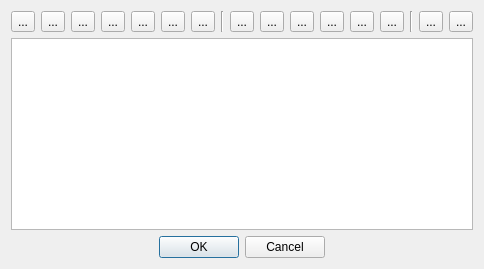
<?xml version="1.0" encoding="UTF-8"?>
<ui version="4.0">
 <class>Dialog</class>
 <widget class="QDialog" name="Dialog">
  <property name="windowModality">
   <enum>Qt::WindowModal</enum>
  </property>
  <property name="geometry">
   <rect>
    <x>0</x>
    <y>0</y>
    <width>585</width>
    <height>379</height>
   </rect>
  </property>
  <property name="windowTitle">
   <string>galaxymsbt -- Super Mario Galaxy 2 MSBT Editor</string>
  </property>
  <property name="locale">
   <locale language="English" country="UnitedStates"/>
  </property>
  <layout class="QGridLayout" name="gridLayout">
   <property name="sizeConstraint">
    <enum>QLayout::SetFixedSize</enum>
   </property>
   <item row="0" column="0">
    <widget class="QWidget" name="widget_2" native="true">
     <layout class="QHBoxLayout" name="horizontalLayout">
      <property name="leftMargin">
       <number>0</number>
      </property>
      <property name="topMargin">
       <number>0</number>
      </property>
      <property name="rightMargin">
       <number>0</number>
      </property>
      <property name="bottomMargin">
       <number>0</number>
      </property>
      <item>
       <widget class="QToolButton" name="buttonTagPageBreak">
        <property name="toolTip">
         <string>Opens a new page for the dialogue to be printed on.</string>
        </property>
        <property name="text">
         <string>...</string>
        </property>
        <property name="icon">
         <iconset>
          <normaloff>tag_page_break.png</normaloff>tag_page_break.png</iconset>
        </property>
        <property name="iconSize">
         <size>
          <width>24</width>
          <height>24</height>
         </size>
        </property>
       </widget>
      </item>
      <item>
       <widget class="QToolButton" name="buttonTagTextSize">
        <property name="toolTip">
         <string>Sets the text size.</string>
        </property>
        <property name="text">
         <string>...</string>
        </property>
        <property name="icon">
         <iconset>
          <normaloff>tag_text_size.png</normaloff>tag_text_size.png</iconset>
        </property>
        <property name="iconSize">
         <size>
          <width>24</width>
          <height>24</height>
         </size>
        </property>
       </widget>
      </item>
      <item>
       <widget class="QToolButton" name="buttonTagTextColor">
        <property name="toolTip">
         <string>Sets the text color.</string>
        </property>
        <property name="text">
         <string>...</string>
        </property>
        <property name="icon">
         <iconset>
          <normaloff>tag_text_color.png</normaloff>tag_text_color.png</iconset>
        </property>
        <property name="iconSize">
         <size>
          <width>24</width>
          <height>24</height>
         </size>
        </property>
       </widget>
      </item>
      <item>
       <widget class="QToolButton" name="buttonTagResetColor">
        <property name="toolTip">
         <string>Resets the text color to the default one.</string>
        </property>
        <property name="text">
         <string>...</string>
        </property>
        <property name="icon">
         <iconset>
          <normaloff>tag_reset_color.png</normaloff>tag_reset_color.png</iconset>
        </property>
        <property name="iconSize">
         <size>
          <width>24</width>
          <height>24</height>
         </size>
        </property>
       </widget>
      </item>
      <item>
       <widget class="QToolButton" name="buttonTagNumberFont">
        <property name="toolTip">
         <string>Uses NumberFont.brfnt to display the encapsulated text.</string>
        </property>
        <property name="text">
         <string>...</string>
        </property>
        <property name="icon">
         <iconset>
          <normaloff>tag_number_font.png</normaloff>tag_number_font.png</iconset>
        </property>
        <property name="iconSize">
         <size>
          <width>24</width>
          <height>24</height>
         </size>
        </property>
       </widget>
      </item>
      <item>
       <widget class="QToolButton" name="buttonTagYCenter">
        <property name="toolTip">
         <string>Aligns the text vertically.</string>
        </property>
        <property name="text">
         <string>...</string>
        </property>
        <property name="icon">
         <iconset>
          <normaloff>tag_page_offset.png</normaloff>tag_page_offset.png</iconset>
        </property>
        <property name="iconSize">
         <size>
          <width>24</width>
          <height>24</height>
         </size>
        </property>
       </widget>
      </item>
      <item>
       <widget class="QToolButton" name="buttonTagXCenter">
        <property name="toolTip">
         <string>Aligns the text horizontally.</string>
        </property>
        <property name="text">
         <string>...</string>
        </property>
        <property name="icon">
         <iconset>
          <normaloff>tag_page_center.png</normaloff>tag_page_center.png</iconset>
        </property>
        <property name="iconSize">
         <size>
          <width>24</width>
          <height>24</height>
         </size>
        </property>
       </widget>
      </item>
      <item>
       <widget class="Line" name="line_2">
        <property name="orientation">
         <enum>Qt::Vertical</enum>
        </property>
       </widget>
      </item>
      <item>
       <widget class="QToolButton" name="buttonTagRuby">
        <property name="toolTip">
         <string>Adds text with an annotative gloss above it.</string>
        </property>
        <property name="text">
         <string>...</string>
        </property>
        <property name="icon">
         <iconset>
          <normaloff>tag_ruby.png</normaloff>tag_ruby.png</iconset>
        </property>
        <property name="iconSize">
         <size>
          <width>24</width>
          <height>24</height>
         </size>
        </property>
       </widget>
      </item>
      <item>
       <widget class="QToolButton" name="buttonTagPicture">
        <property name="toolTip">
         <string>Displays a special icon image.</string>
        </property>
        <property name="text">
         <string>...</string>
        </property>
        <property name="icon">
         <iconset>
          <normaloff>tag_picture.png</normaloff>tag_picture.png</iconset>
        </property>
        <property name="iconSize">
         <size>
          <width>24</width>
          <height>24</height>
         </size>
        </property>
       </widget>
      </item>
      <item>
       <widget class="QToolButton" name="buttonTagSound">
        <property name="toolTip">
         <string>&lt;html&gt;&lt;head/&gt;&lt;body&gt;&lt;p&gt;Plays a sound effect.&lt;/p&gt;&lt;p&gt;The sound's name may have to be added to the Galaxy's UseResource file.&lt;/p&gt;&lt;/body&gt;&lt;/html&gt;</string>
        </property>
        <property name="text">
         <string>...</string>
        </property>
        <property name="icon">
         <iconset>
          <normaloff>tag_sound.png</normaloff>tag_sound.png</iconset>
        </property>
        <property name="iconSize">
         <size>
          <width>24</width>
          <height>24</height>
         </size>
        </property>
       </widget>
      </item>
      <item>
       <widget class="QToolButton" name="buttonTagPlayer">
        <property name="toolTip">
         <string>Displays the name of the current character (Mario or Luigi).</string>
        </property>
        <property name="text">
         <string>...</string>
        </property>
        <property name="icon">
         <iconset>
          <normaloff>tag_player.png</normaloff>tag_player.png</iconset>
        </property>
        <property name="iconSize">
         <size>
          <width>24</width>
          <height>24</height>
         </size>
        </property>
       </widget>
      </item>
      <item>
       <widget class="QToolButton" name="buttonTagRaceTime">
        <property name="toolTip">
         <string>Displays the time for a specific race event.</string>
        </property>
        <property name="text">
         <string>...</string>
        </property>
        <property name="icon">
         <iconset>
          <normaloff>tag_race_time.png</normaloff>tag_race_time.png</iconset>
        </property>
        <property name="iconSize">
         <size>
          <width>24</width>
          <height>24</height>
         </size>
        </property>
       </widget>
      </item>
      <item>
       <widget class="QToolButton" name="buttonTagDelay">
        <property name="toolTip">
         <string>Delays text printing by a set amount of frames.</string>
        </property>
        <property name="text">
         <string>...</string>
        </property>
        <property name="icon">
         <iconset>
          <normaloff>tag_delay.png</normaloff>tag_delay.png</iconset>
        </property>
        <property name="iconSize">
         <size>
          <width>24</width>
          <height>24</height>
         </size>
        </property>
       </widget>
      </item>
      <item>
       <widget class="Line" name="line">
        <property name="orientation">
         <enum>Qt::Vertical</enum>
        </property>
       </widget>
      </item>
      <item>
       <widget class="QToolButton" name="buttonTagFormatNumber">
        <property name="toolTip">
         <string>Inserts a format placeholder that will be replaced with a number by the game.</string>
        </property>
        <property name="text">
         <string>...</string>
        </property>
        <property name="icon">
         <iconset>
          <normaloff>tag_format_number.png</normaloff>tag_format_number.png</iconset>
        </property>
        <property name="iconSize">
         <size>
          <width>24</width>
          <height>24</height>
         </size>
        </property>
       </widget>
      </item>
      <item>
       <widget class="QToolButton" name="buttonTagFormatString">
        <property name="toolTip">
         <string>Inserts a format placeholder that will be replaced with a string by the game.</string>
        </property>
        <property name="text">
         <string>...</string>
        </property>
        <property name="icon">
         <iconset>
          <normaloff>tag_format_string.png</normaloff>tag_format_string.png</iconset>
        </property>
        <property name="iconSize">
         <size>
          <width>24</width>
          <height>24</height>
         </size>
        </property>
       </widget>
      </item>
     </layout>
    </widget>
   </item>
   <item row="1" column="0">
    <widget class="QPlainTextEdit" name="textMessageText"/>
   </item>
   <item row="2" column="0">
    <widget class="QDialogButtonBox" name="buttonBox">
     <property name="standardButtons">
      <set>QDialogButtonBox::Cancel|QDialogButtonBox::Ok</set>
     </property>
     <property name="centerButtons">
      <bool>true</bool>
     </property>
    </widget>
   </item>
  </layout>
 </widget>
 <resources/>
 <connections/>
</ui>
